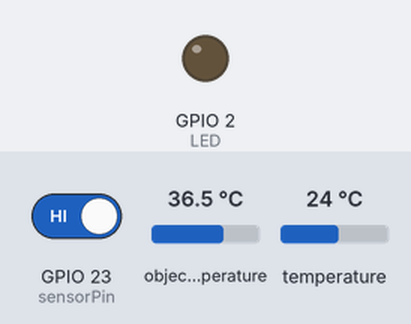
Bench run of a sketch on a simulated ESP32. Parts: output pins drawn as LEDs (lit = HIGH). The test bench sets the inputs (shaded band); at power-on: GPIO 23 (sensorPin) HIGH, object temperature 36.5 °C, temperature 24 °C. WiFi joins after 1.5 s; servers stay silent unless stated; web services answer with replies made up by the test bench; what the sketch prints to the serial monitor is not drawn.

Above: at 2.7 s.
2.8 s: GPIO 23 (sensorPin) driven LOW
At 5.5 s:
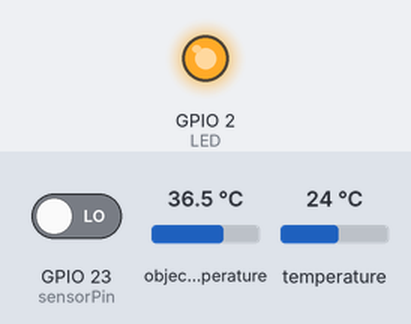
Timing chart, 0 to 7.0 s (numbered marks = the images above; inputs shaded):
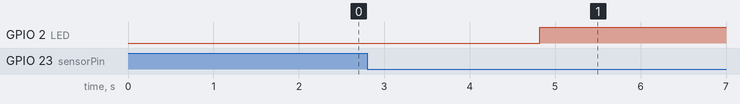

Measured:
- after the input at 2.8 s, GPIO 2 (LED): LOW → HIGH after 2.0 s

The sketch:

ESP32-MLX90614-Line.ino
```cpp
#include <WiFi.h>
#include <WiFiClientSecure.h>
#include <Wire.h>
//----------------------------------------
#include <Adafruit_MLX90614.h>
Adafruit_MLX90614 mlx = Adafruit_MLX90614();
//----------------------------------------

//########## CONFIGURATION : MODIFY HERE ##########
char ssid[] = "OPPO A5 2020";      // เครือข่าย Wi-Fi ที่ต้องการเชื่อมต่อ
char pass[] = "oppoa52020"; // รหัสผ่านเครือข่าย

//รหัสเชื่อมต่อ Line token
#define TokenLine "bJWRQzviA1mlL9Q1M4kwgzFBVudwTT8XjPyfUCmH7xj"

// ข้อความ ที่จะแสดงใน Line
String txt1 = "เครื่องวัดอุณหภูมิแจ้งเตือนไลน์ ";

byte sensorPin = 23;    //กำหนดขาที่เชื่อมต่อกับเซ็นเซอร์
const int LED = 2;      //LED แสดงสถาน่ะการทำงาน

void setup() {
  //ตั้งค่าคอนโซล
  Serial.begin(115200);
  Serial.println("Adafruit MLX90614 test");
  mlx.begin();
  //-----------------------
  pinMode(sensorPin, INPUT);  //กำหนดให้ขาดิจิตอล sensorPin รับข้อมูลจากเซ็นเซอร์
  pinMode(LED, OUTPUT);

  //เริ่มการเชื่อมต่อกับวายฟายแม่ข่าย
  WiFi.begin(ssid, pass);

  //แสดง "WiFi Connecting" ในคอนโซล
  Serial.print("WiFi Connecting");

  //ตรวจเช็คสถานะการเขื่อมต่อวายฟาย
  //ถ้าไม่สำเร็จให้แสดง "." ในคอนโซลจนกว่าจะเขื่อมต่อได้
  while (WiFi.status() != WL_CONNECTED) {
    Serial.print(".");
    delay(500);
  }
  //แสดงสถานะการวายฟายเชื่อมต่อแล้ว
  Serial.println();
  Serial.print("connected: ");
  Serial.println(WiFi.localIP());
}

void loop() {
  //------------MLX90614------------
  Serial.print("Ambient = ");
  Serial.print(mlx.readAmbientTempC());
  Serial.print("*C\tObject = ");
  Serial.print(mlx.readObjectTempC()); Serial.println("*C");
  Serial.print("Ambient = ");
  Serial.print(mlx.readAmbientTempF());
  Serial.print("*F\tObject = ");
  Serial.print(mlx.readObjectTempF()); Serial.println("*F");
  Serial.println();
  String txt2 = "\nอุณหภูมิแวดล้อม = ";
  txt2 += mlx.readAmbientTempC();
  txt2 += "*C";
  txt2 += "\nอุณหภูมิร่างกาย = ";
  txt2 += mlx.readObjectTempC()-10;  //ลบ เพื่อให้ได้อุณหภูมิที่ใกล้เคียงของจริง
  txt2 += "*C\n";
  //--------------------------------
  byte state = digitalRead(sensorPin);

  if (state == 0) {
    Serial.println("Somebody is in this area!");
    NotifyLine(txt2); //ส่งค่าไปที่ Line Notify
    digitalWrite(LED, HIGH);    //LED ติด เมื่อส่งค่า
  } else if (state == 0) {
    Serial.println("No one!");
    digitalWrite(LED, LOW);     //LED ดับ เมื่อไม่ได้ส่งค่า
  }
  delay(3000);
}

void NotifyLine(String t) {
  WiFiClientSecure client;
  client.setInsecure();           // ถ้าเป็น ESP32 เวอร์ชั่น 1.0.4 ให้ปิดส่วนนี้ไว้
  if (!client.connect("notify-api.line.me", 443)) {
    Serial.println("Connection failed");
    return;
  }

  String req = "";
  req += "POST /api/notify HTTP/1.1\r\n";
  req += "Host: notify-api.line.me\r\n";
  req += "Authorization: Bearer " + String(TokenLine) + "\r\n";
  req += "Cache-Control: no-cache\r\n";
  req += "User-Agent: ESP32\r\n";
  req += "Content-Type: application/x-www-form-urlencoded\r\n";
  req += "Content-Length: " + String(String("message=" + t).length()) + "\r\n";
  req += "\r\n";
  req += "message=" + t;

  Serial.println(req);
  client.print(req);
  delay(20);
  Serial.println("-------------");
  while (client.connected()) {
    String line = client.readStringUntil('\n');
    if (line == "\r") {
      break;
    }
  } //while
} //loop
```
